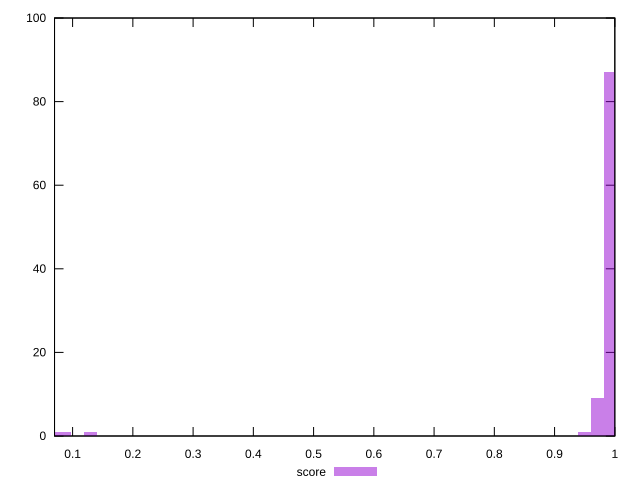

Source code (gnuplot):
reset

$score <<EOF
0.12959239961756125 1
0.08639493307837418 1
0.06479619980878062 1
0.993541730401303 87
0.9719429971317095 9
0.9503442638621159 1
EOF

set key outside below
set boxwidth 0.021598733269593544
set xrange [0.07:1]
set yrange [0:100]
set trange [0:100]
set style fill transparent solid 0.5 noborder
set terminal svg size 640, 490 enhanced background rgb 'white'
set output "report/report_00029_2021-02-24T13-36-40.390Z/interactive/samples/agenda/score/histogram.svg"

plot $score title "score" with boxes

reset
